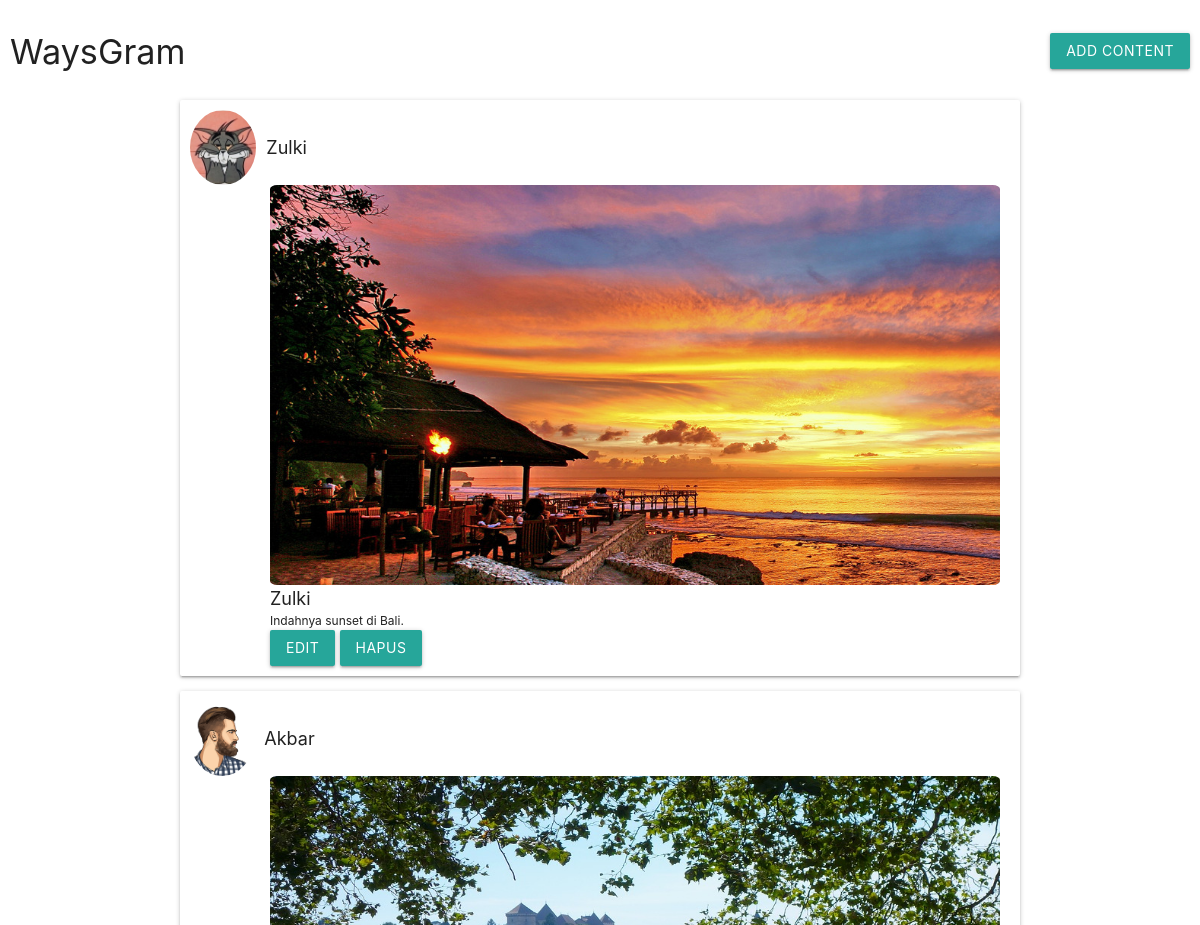
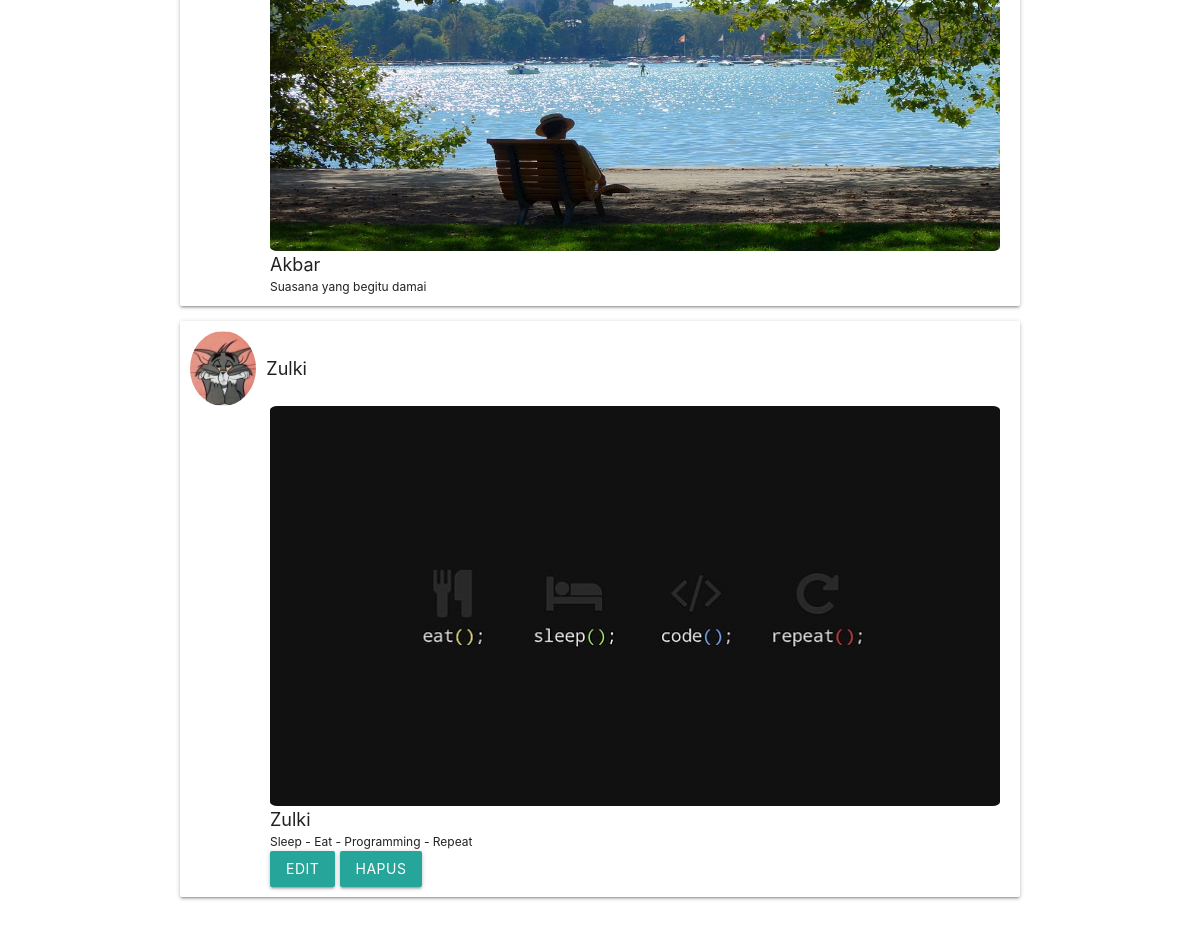
Page / (signed in) on the committed database (2 pictures, top to bottom).
### tables this page shows
CREATE TABLE `post_tb` (
  `id` int NOT NULL,
  `content` text,
  `image` text,
  `id_user` int NOT NULL
);

CREATE TABLE `users_tb` (
  `id` int NOT NULL,
  `name` varchar(20) NOT NULL,
  `photo` text,
  `email` text NOT NULL,
  `password` varchar(20) NOT NULL
);

### index.php (the view, shortened to what this page needs)
<?php
include("connection.php");
$getData = mysqli_query($conn, "SELECT u.id, u.name, u.photo, u.email , p.id AS postid, p.content, p.image FROM `users_tb` AS u JOIN `post_tb` AS p WHERE `id_user` = u.id ORDER BY p.id DESC");
?>
<html>
    <head>
        <link rel="stylesheet" href="https://cdnjs.cloudflare.com/ajax/libs/materialize/1.0.0/css/materialize.min.css">
        <link rel="stylesheet" href="style.css">
    </head>
    <body>
        <div class="headers">
            <h4 class="judulweb">WaysGram</h4>
            <button class="btn-add btn waves-effect waves-light">Add Content</button>
        </div>
        <div class="container">
            <div class="row">
        <?php
            if(mysqli_num_rows($getData) > 0){
                while($Data = mysqli_fetch_array($getData)){
                    if(!empty($_SESSION['login']) && !empty($_SESSION['email'])){
                        if($_SESSION['email'] == $Data['email']){
                            $btn = '<button class="btn-add btn waves-effect waves-light" id="edit-btn">Edit</button>
                            <button class="btn-add btn waves-effect waves-light" id="remove-btn">Hapus</button>';
                        } else {
                            $btn = "";
                        }
                    }
        ?>
                <div class="card" data-id="<?php echo $Data['postid'];?>">
                    <div class="users">
                        <img src="<?php echo $Data['photo']; ?>"/>
                        <div class="user-name"><?php echo $Data['name']; ?></div>
                    </div>
                    <div class="content">
                        <img src="<?php echo $Data['image']; ?>" />
                        <div class="user-name"><?php echo $Data['name']; ?></div>
                        <div class="user-content"><?php echo $Data['content']; ?></div>
                        <div class="btn-content"><?php echo $btn; ?></div>
                    </div>
                </div>
            <?php
                }
            }
            ?>
            </div>
        </div>
    </body>
</html>

### style.css (style rules this page uses)
.headers { position: relative; padding: 10px; align-items: center; }
.headers .judulweb { float: left; }
.headers .btn-add { float: right; line-height: 110%; margin: 1.52rem 0 .912rem 0; }
.container { position: relative; margin-top: 80px; }
.user-name { font-size: 1.2em; }
.user-content { font-size: 0.8em; }
.card { padding: 10px; }
.card .users { display: flex; width: 75px; height: 75px; align-items: center; }
.card .users img { width: 100%; height: 100%; border-radius: 50%; }
.card .users .user-name { margin-left: 10px; }
.card .content { margin-left: 70px; padding: 0 10px; }
.card .content img { width: 100%; height: 50%; border-radius: 1%; }

### rows in the picture
post_tb: id_user.photo (picture), id_user.name "Zulki", image (picture), content "Indahnya sunset di Bali.", shows "EDIT"
post_tb: id_user.photo (picture), id_user.name "Akbar", image (picture), content "Suasana yang begitu damai"
post_tb: id_user.photo (picture), id_user.name "Zulki", image (picture), content "Sleep - Eat - Programming - Repeat", shows "EDIT"
